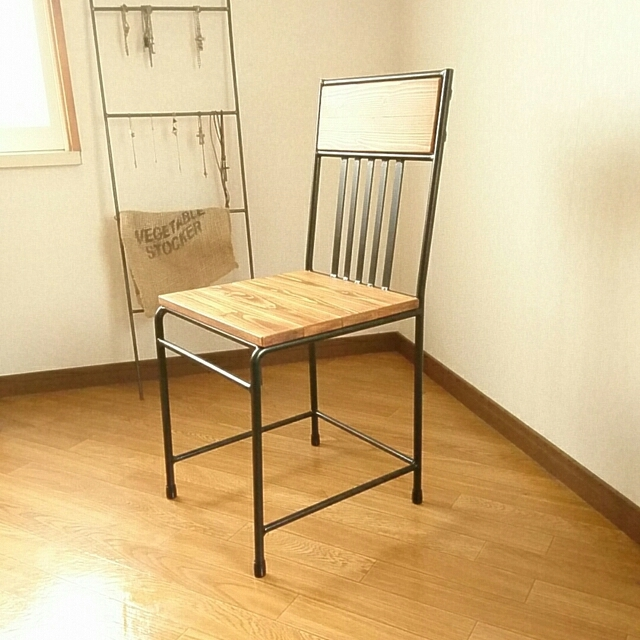
#> input picture 图像处理/OpenCV/01.jpg, 640 x 640 px
$ python '16 图像直方图.py'
#> lines starting #> are read from the running program, lines starting #| are printed output that depends on the picture
#> further down, image is the input picture: shape (640, 640, 3); mean B, G, R 138.5, 184.5, 211.6
import cv2 as cv
import numpy
from matplotlib import pyplot


def plot_demo(image):
    pyplot.hist(image.ravel(), 256, [0, 256])
    pyplot.show()

def image_hist(image):
    color = ('blue', 'green', 'red')
    for i, color in  enumerate(color):
        hist = cv.calcHist([image], [i], None, [256], [0,256])
        pyplot.plot(hist, color=color)
        pyplot.xlim([0, 256])
    pyplot.show()


def equalHist_demo(image):
    gray = cv.cvtColor(image, cv.COLOR_BGR2GRAY)
    dst = cv.equalizeHist(gray)
    cv.imshow("equalHist_demo", dst)


def Clahe_demo(image):
    gray = cv.cvtColor(image, cv.COLOR_BGR2GRAY)
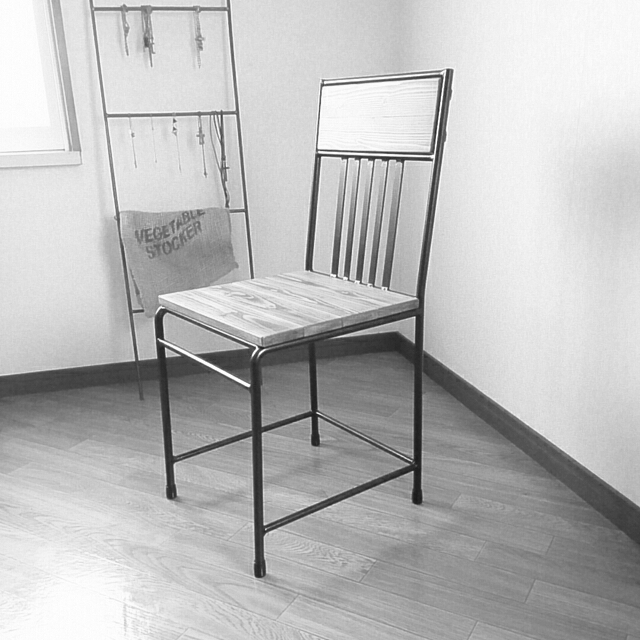
#> gray: shape (640, 640); min 23, max 255, mean 187.4
    clahe = cv.createCLAHE(clipLimit=5.0, tileGridSize=(8, 8))
    dst = clahe.apply(gray)
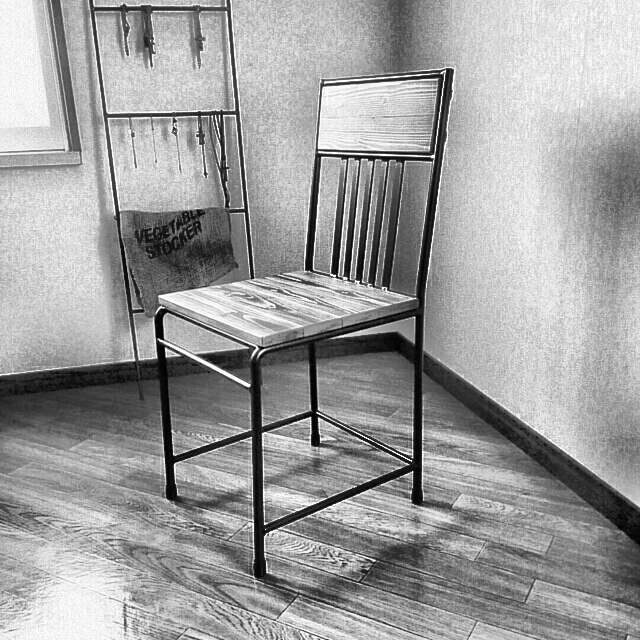
#> dst: shape (640, 640); min 1, max 255, mean 158
    cv.imshow("Clahe_demo", dst)

image = cv.imread("01.jpg")
cv.namedWindow("image", cv.WINDOW_AUTOSIZE)
cv.imshow("image", image)
Clahe_demo(image)
cv.waitKey(0)
cv.destroyAllWindows()

$ run again, with 图像处理/OpenCV/sample.jpg copied over 图像处理/OpenCV/01.jpg
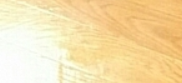
#> input picture 图像处理/OpenCV/sample.jpg, 182 x 83 px
#> image is the input picture: shape (83, 182, 3); mean B, G, R 172.8, 223, 246.9
#> in Clahe_demo, `gray = cv.cvtColor(image, cv.COLOR_BGR2GRAY)`:
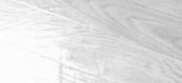
#> gray: shape (83, 182); min 178, max 255, mean 224.4
#> in Clahe_demo, `dst = clahe.apply(gray)`:
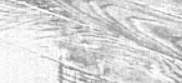
#> dst: shape (83, 182); min 131, max 255, mean 217.3
